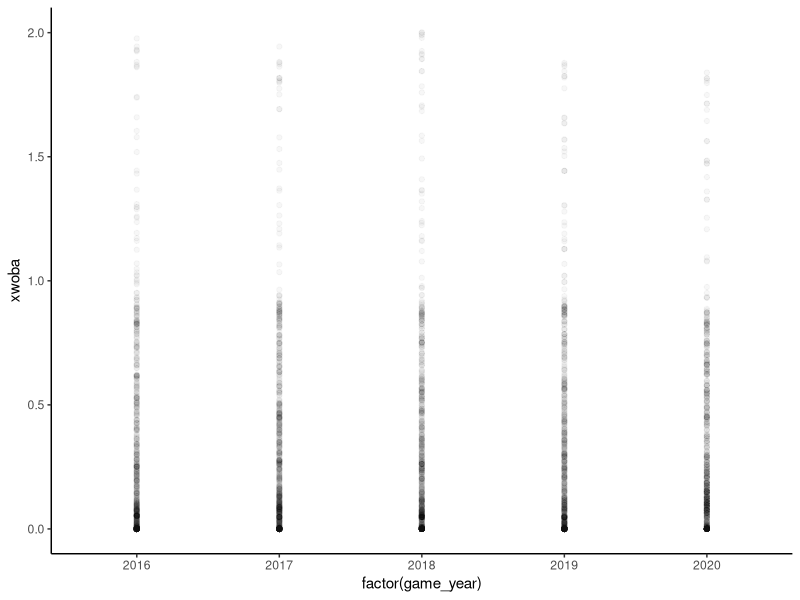
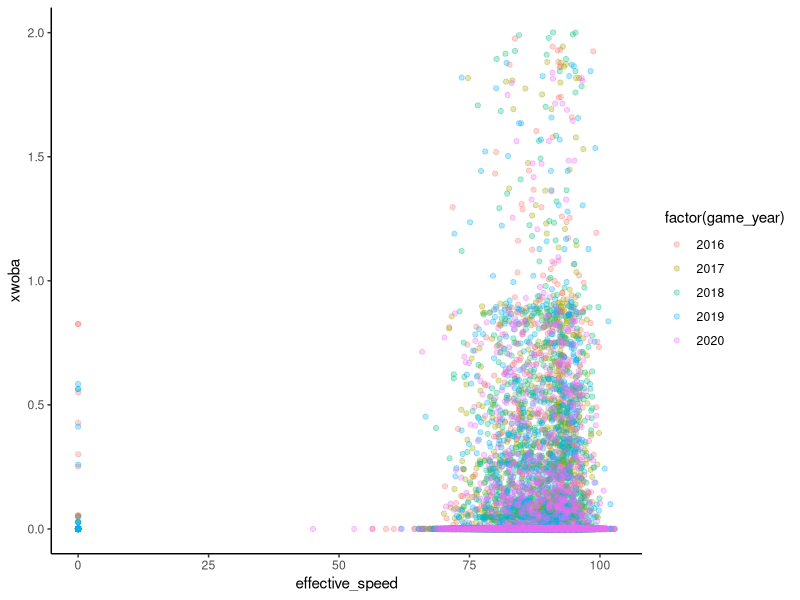
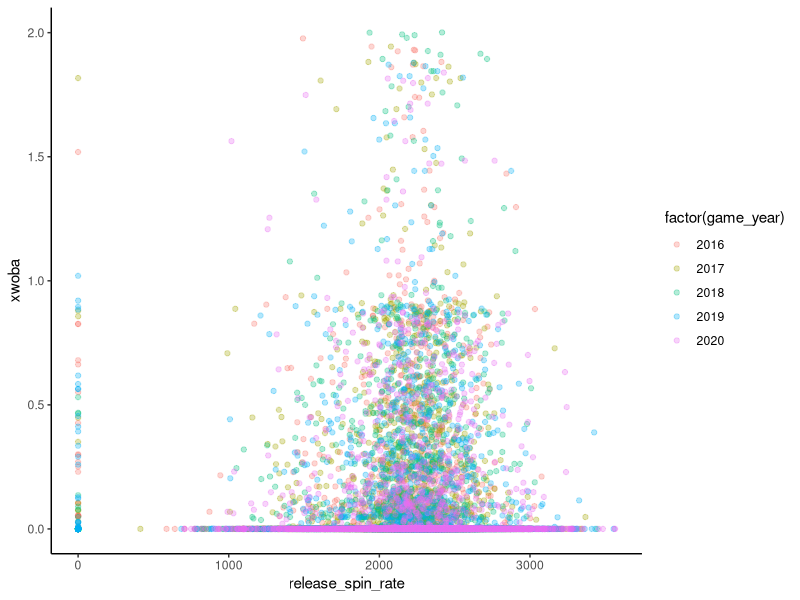
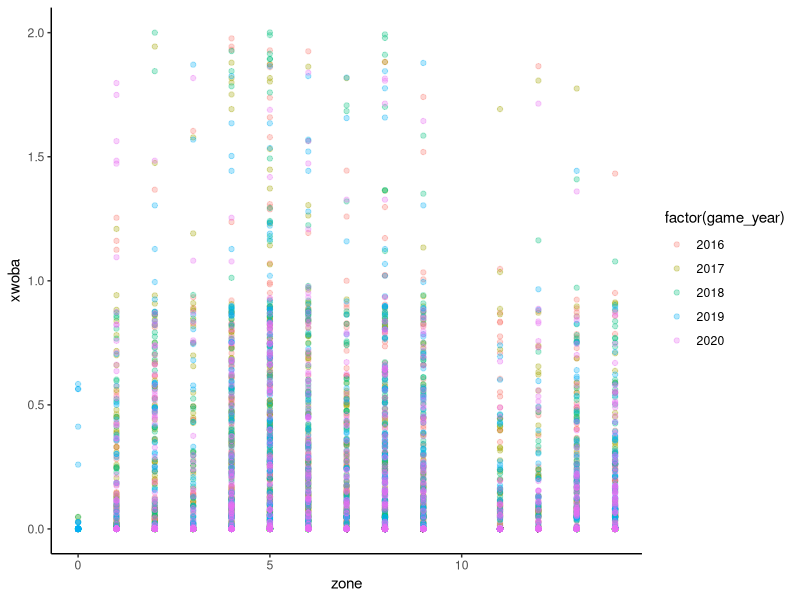
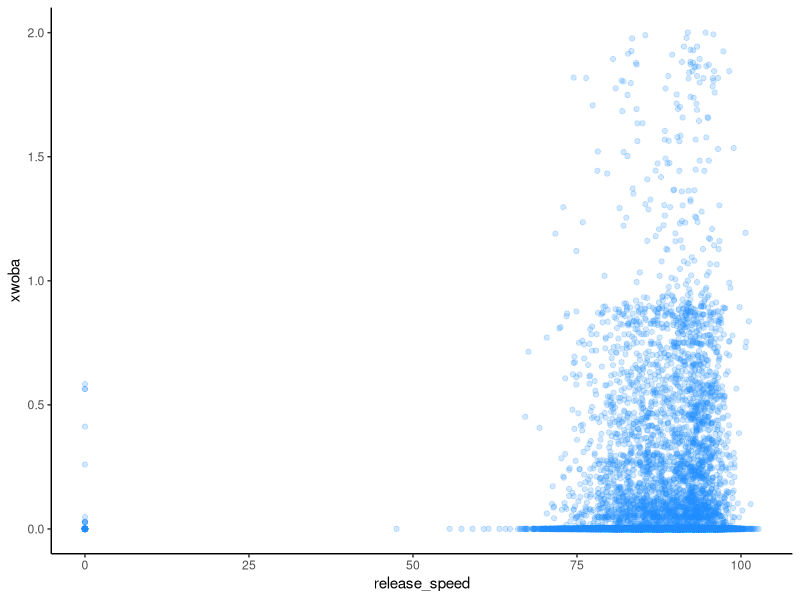
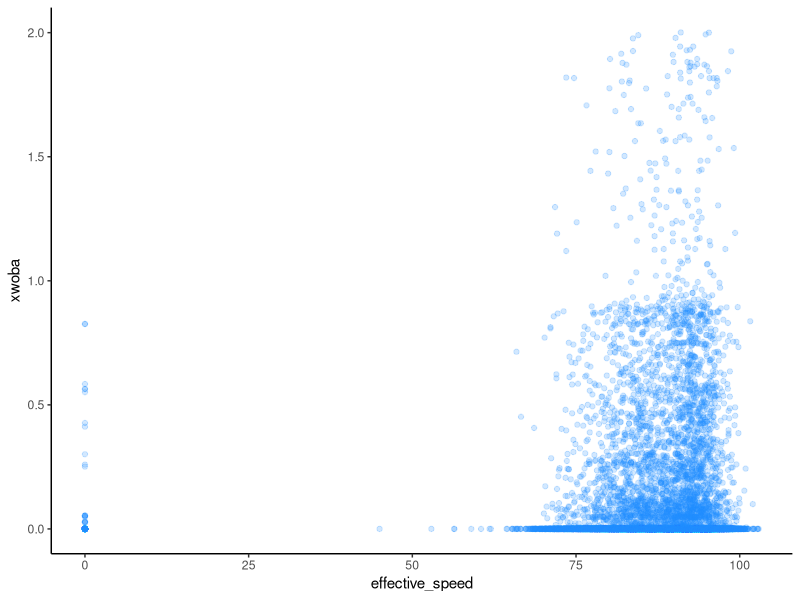
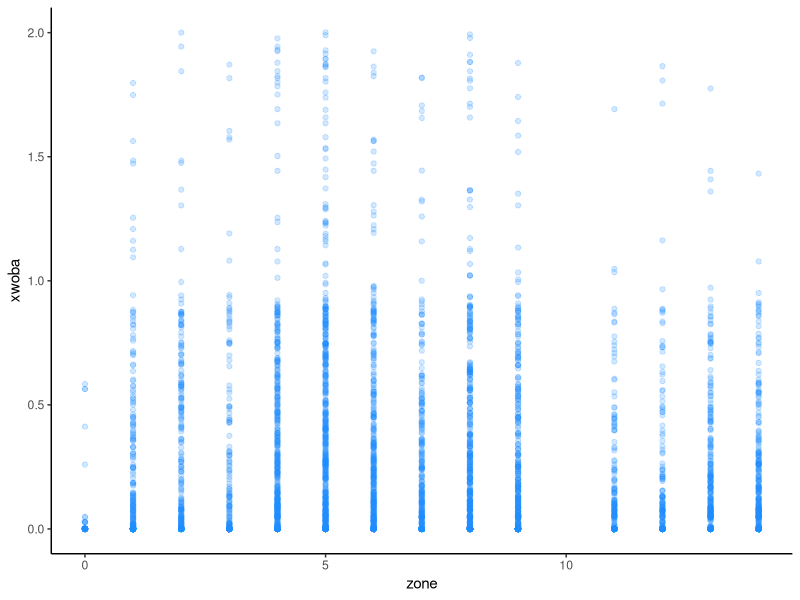
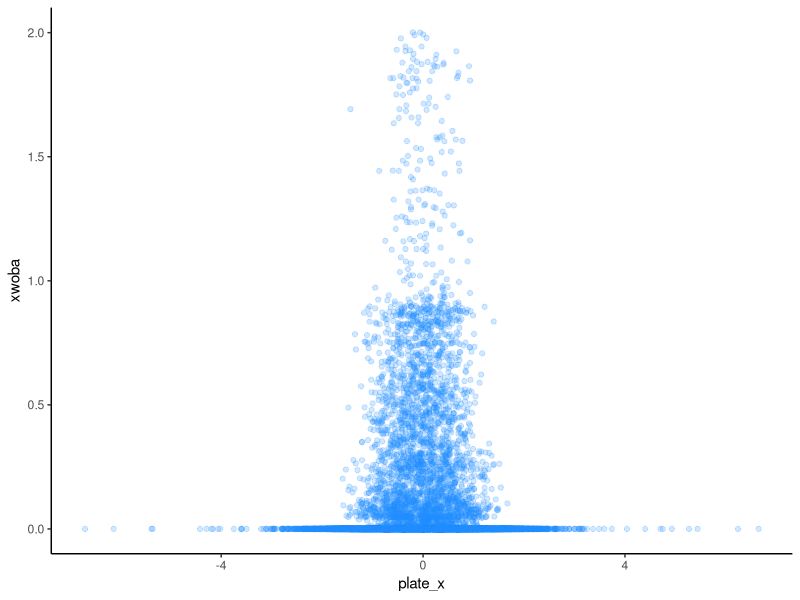

R code for these plots, in order:
## ---- chunk 1
knitr::opts_chunk$set(echo = TRUE)
library(tidyverse)
library(readr)
## ---- chunk 2
final_pitch_data <- read_csv("data/final_pitch_data.csv")
## ---- chunk 3
ggplot(final_pitch_data, aes(x=factor(game_year),y=xwoba,)) +
  geom_point(alpha=0.03)+
  theme_classic()
## ---- chunk 4
ggplot(final_pitch_data, aes( x=effective_speed,y=xwoba,color=factor(game_year))) +
  geom_point(alpha=0.3)+
  theme_classic()

ggplot(final_pitch_data, aes( x=release_spin_rate,y=xwoba,color=factor(game_year))) +
  geom_point(alpha=0.3)+
  theme_classic()

ggplot(final_pitch_data, aes( x=zone,y=xwoba,color=factor(game_year))) +
  geom_point(alpha=0.3)+
  theme_classic()

## ---- chunk 5
ggplot(final_pitch_data, aes( x=release_speed,y=xwoba)) +
  geom_point(alpha=0.2,color="dodgerblue",fill="dodgerblue")+
  theme_classic()

cor(final_pitch_data$release_speed,final_pitch_data$xwoba)


ggplot(final_pitch_data, aes( x=effective_speed,y=xwoba)) +
  geom_point(alpha=0.2,color="dodgerblue",fill="dodgerblue")+
  theme_classic()

cor(final_pitch_data$effective_speed,final_pitch_data$xwoba)


## ---- chunk 6
ggplot(final_pitch_data, aes( x=zone,y=xwoba)) +
  geom_point(alpha=0.2,color="dodgerblue",fill="dodgerblue")+
  theme_classic()

cor(final_pitch_data$zone,final_pitch_data$xwoba)
## ---- chunk 7
ggplot(final_pitch_data, aes( x=plate_x,y=xwoba)) +
  geom_point(alpha=0.2,color="dodgerblue",fill="dodgerblue")+
  theme_classic()

cor(final_pitch_data$plate_x,final_pitch_data$xwoba)
cor(abs(final_pitch_data$plate_x),final_pitch_data$xwoba)

ggplot(final_pitch_data, aes( x=plate_z,y=xwoba)) +
  geom_point(alpha=0.2,color="dodgerblue",fill="dodgerblue")+
  theme_classic()

cor(final_pitch_data$plate_z,final_pitch_data$xwoba)
cor(abs(final_pitch_data$plate_z-mean(final_pitch_data$plate_z)),final_pitch_data$xwoba)

## ---- chunk 8
ggplot(final_pitch_data, aes( x=pfx_x,y=xwoba)) +
  geom_point(alpha=0.2,color="dodgerblue",fill="dodgerblue")+
  theme_classic()

cor(final_pitch_data$pfx_x,final_pitch_data$xwoba)


ggplot(final_pitch_data, aes( x=pfx_z,y=xwoba)) +
  geom_point(alpha=0.2,color="dodgerblue",fill="dodgerblue")+
  theme_classic()

cor(final_pitch_data$pfx_z,final_pitch_data$xwoba)
## ---- chunk 9
ggplot(final_pitch_data, aes( x=vx0,y=xwoba)) +
  geom_point(alpha=0.2,color="dodgerblue",fill="dodgerblue")+
  theme_classic()

cor(final_pitch_data$vx0,final_pitch_data$xwoba)
cor(abs(final_pitch_data$vx0),final_pitch_data$xwoba)


ggplot(final_pitch_data, aes( x=vy0,y=xwoba)) +
  geom_point(alpha=0.2,color="dodgerblue",fill="dodgerblue")+
  theme_classic()

cor(final_pitch_data$vy0,final_pitch_data$xwoba)


ggplot(final_pitch_data, aes( x=vz0,y=xwoba)) +
  geom_point(alpha=0.2,color="dodgerblue",fill="dodgerblue")+
  theme_classic()

cor(final_pitch_data$vz0,final_pitch_data$xwoba)
cor(abs(final_pitch_data$vz0-mean(final_pitch_data$vz0)),final_pitch_data$xwoba)

## ---- chunk 10
ggplot(final_pitch_data, aes( x=ax,y=xwoba)) +
  geom_point(alpha=0.2,color="dodgerblue",fill="dodgerblue")+
  theme_classic()

cor(final_pitch_data$ax,final_pitch_data$xwoba)


ggplot(final_pitch_data, aes( x=ay,y=xwoba)) +
  geom_point(alpha=0.2,color="dodgerblue",fill="dodgerblue")+
  theme_classic()

cor(final_pitch_data$ay,final_pitch_data$xwoba)
cor(abs(final_pitch_data$ay-mean(final_pitch_data$ay)),final_pitch_data$xwoba)

ggplot(final_pitch_data, aes( x=az,y=xwoba)) +
  geom_point(alpha=0.2,color="dodgerblue",fill="dodgerblue")+
  theme_classic()

cor(final_pitch_data$az,final_pitch_data$xwoba)
cor(abs(final_pitch_data$az-mean(final_pitch_data$az)),final_pitch_data$xwoba)

## ---- chunk 11
ggplot(final_pitch_data, aes( x=release_pos_x,y=xwoba)) +
  geom_point(alpha=0.2,color="dodgerblue",fill="dodgerblue")+
  theme_classic()

cor(final_pitch_data$release_speed,final_pitch_data$xwoba)

ggplot(final_pitch_data, aes( x=release_pos_x,y=xwoba)) +
  geom_point(alpha=0.2,color="dodgerblue",fill="dodgerblue")+
  theme_classic()

cor(final_pitch_data$release_pos_z,final_pitch_data$xwoba)
